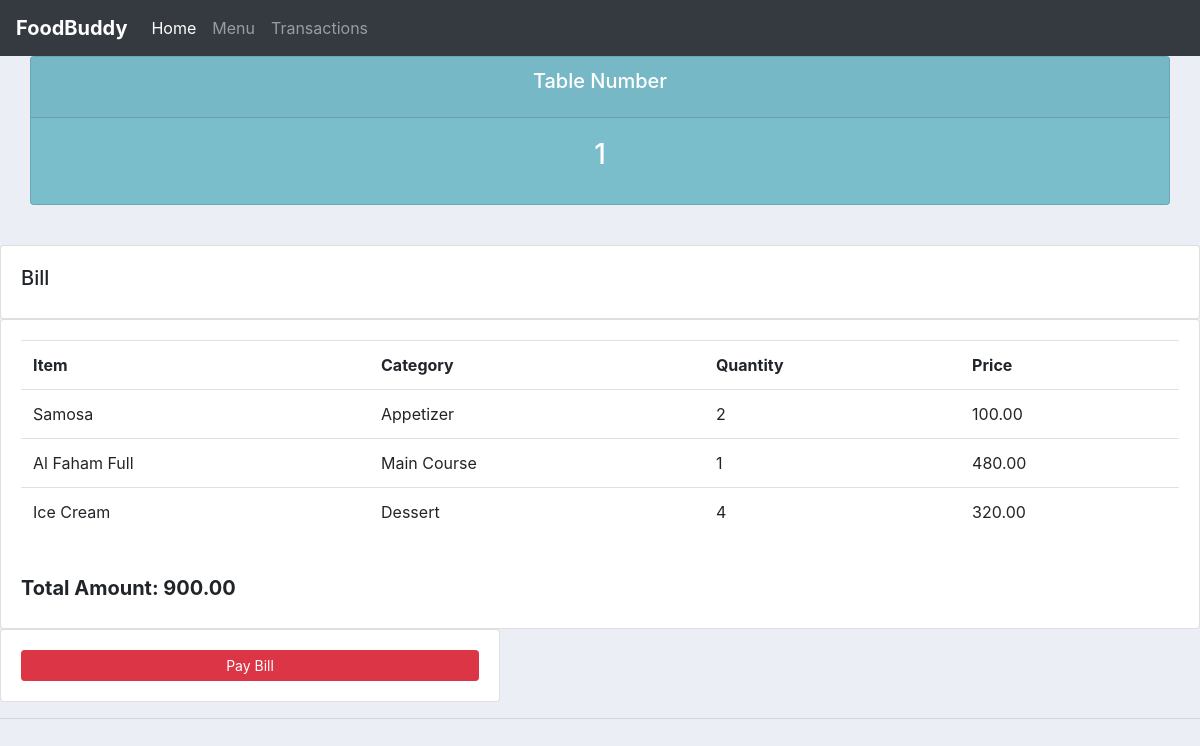
Before: /bill/1/ with the older database file.
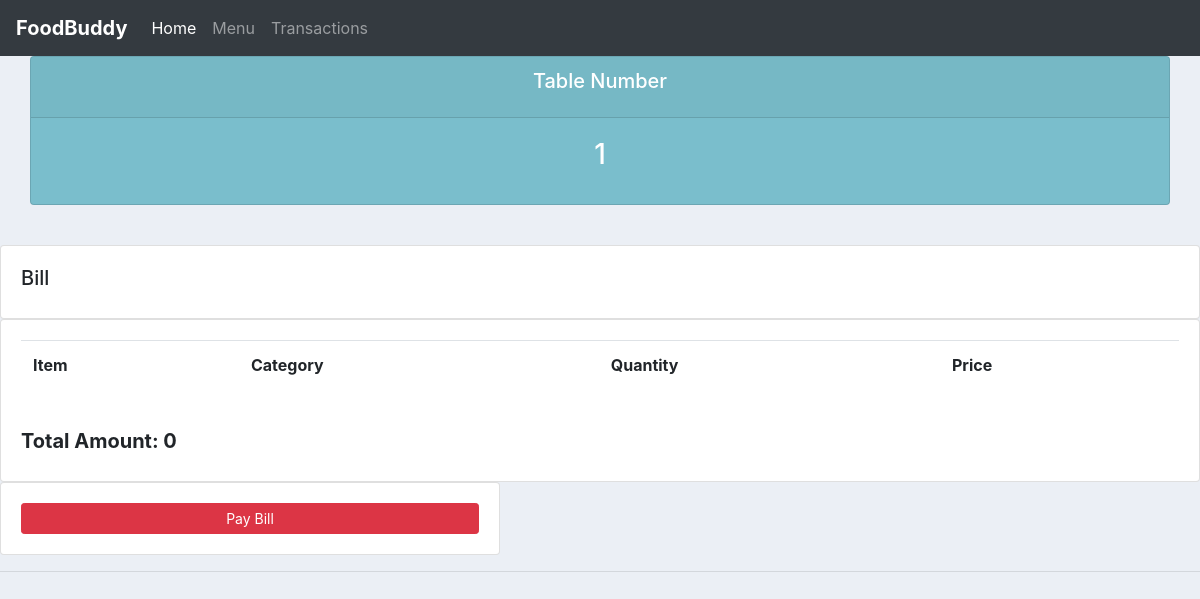
After: the same page with the newer database file.
### restaurant/models.py (models this page shows, shortened)
class Order(models.Model):
    STATUS_CHOICES = [
        ('Preparing', 'Preparing'),
        ('Served', 'Served'),
    ]
    table = models.ForeignKey(Table, on_delete=models.SET_NULL, null=True, blank=True)
    order_date = models.DateTimeField(auto_now_add=True)
    meal = models.ForeignKey(Menu, on_delete=models.CASCADE, null=True)
    quantity = models.IntegerField(default=1)
    item_price = models.DecimalField(max_digits=5, decimal_places=2, blank=True, null=True)
    status = models.CharField(max_length=20, choices=STATUS_CHOICES)

class Menu(models.Model):
    CATEGORY_CHOICES = [
        ('Appetizer', 'Appetizer'),
        ('Main Course', 'Main Course'),
        ('Dessert', 'Dessert'),
        ('Beverage', 'Beverage'),
    ]
    meal_name = models.CharField(max_length=255)
    meal_price = models.DecimalField(max_digits=5, decimal_places=2)
    category = models.CharField(max_length=20, choices=CATEGORY_CHOICES)

### restaurant/views.py (the view)
# urls.py: path('bill/<str:pk_test>/',views.bill, name = "bill"),
def bill(request, pk_test):
    table = Table.objects.get(id=pk_test)
    orders = table.order_set.all()
    total_amount = sum(order.item_price for order in orders)
    context = {'table':table,'orders':orders,'total_amount':total_amount}
    return render(request,"restaurant/bill.html",context)

### restaurant/templates/restaurant/bill.html
{% extends 'restaurant/main.html' %}
{% block content %}
<div class="col">
    <div class="col-md">
        <div class="card text-center text-white  mb-3" id="orders-delivered">
              <div class="card-header">
                  <h5 class="card-title">Table Number</h5>
              </div>
              <div class="card-body">
                <h3 class="card-title">{{table.id}}</h3>
              </div>
        </div>
    </div>
</div>
		<br>
		<div class="row">
			<div class="col-md">
				<div class="card card-body">
					<h5>Bill</h5>
				</div>
				<div class="card card-body">
					<table class="table">
						<tr>
							<th>Item</th>
							<th>Category</th>
                            <th>Quantity</th>
							<th>Price</th>
						</tr>
						{% for order in orders %}
						<tr>
							<td>{{order.meal.meal_name}}</td>
							<td>{{order.meal.category}}</td>
							<td>{{order.quantity}}</td>
							<td>{{order.item_price}}</td>
						</tr>
				{% endfor %}
					</table>
					<br>
					<h5 style="font-weight: bold;">Total Amount:   <span>  {{total_amount}}</span></h5>
				</div>
			</div>
		</div>
        <div class="row">
			<div class="col-md">
				<div class="card card-body" style="width: 500px;">
					<a class = "btn btn-sm btn-danger" href="{% url 'pay' table.id %}">Pay Bill</a>
                </div>
            </div>
        </div>
{% endblock content %}

Changed rows visible on the page:
removed Order: meal.meal_name "Samosa", meal.category "Appetizer", quantity "2", item_price "100.00"
removed Order: meal.meal_name "Al Faham Full", meal.category "Main Course", quantity "1", item_price "480.00"
removed Order: meal.meal_name "Ice Cream", meal.category "Dessert", quantity "4", item_price "320.00"
Other visible differences:
{{ total_amount }}: "900.00" → "0"
